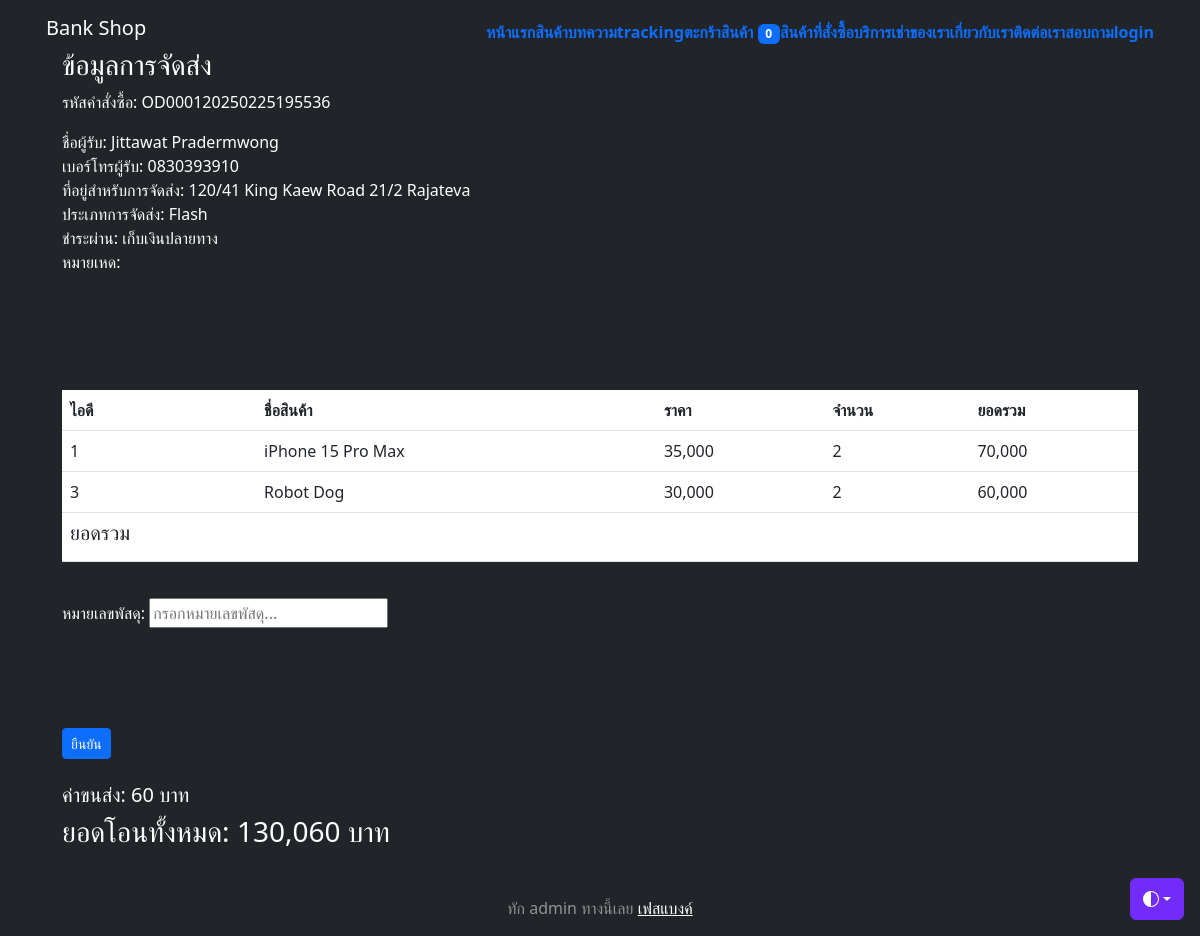
Screenshot of /update-tracking/OD000120250225195536/ (signed in) with the database file from the repository.
### myapp/models.py (models this page shows, shortened)
class Profile(models.Model):
    user = models.OneToOneField(User,on_delete=models.CASCADE)
    photo = models.ImageField(upload_to='profile_photo',null=True,blank=True)
    usertype = models.CharField(max_length=100,default='member')
    interestin = models.CharField(max_length=100,null=True,blank=True)
    facebook = models.CharField(max_length=100,default='No Facebook')
    address = models.TextField(null=True,blank=True)
    tel = models.CharField(max_length=100,null=True,blank=True)
    cart_quantity = models.IntegerField(default=0, null=True, blank=True)

class CartOrder(models.Model):
    order_id = models.CharField(max_length=100)
    user = models.ForeignKey(User, on_delete=models.CASCADE)
    first_name = models.CharField(max_length=100, null=True, blank=True)
    last_name = models.CharField(max_length=100, null=True, blank=True)
    tel = models.CharField(max_length=14)
    email = models.CharField(max_length=50, null=True, blank=True)
    address = models.TextField()
    express = models.CharField(max_length=100)
    payment = models.CharField(max_length=100)
    other = models.TextField(null=True, blank=True)
    stamp = models.DateTimeField(auto_now_add=True, null=True, blank=True)
    paid = models.BooleanField(default=False)
    confirm = models.BooleanField(default=False)
    slip = models.ImageField(upload_to="cart-slip/", null=True, blank=True)
    slip_time = models.DateField(null=True, blank=True)
    bank_account = models.CharField(
        max_length=50,
        choices= [
            ('KBank', 'KBank'),
            ('SCB', 'SCB'),
            ('TTB', 'TTB'),
            ('KTB', 'KTB'),
            ('BBL', 'BBL'),
            ('BAY', 'BAY'),
            ('อื่น', 'อื่น')
        ],
        default='KBank'
    )
    payment_id = models.CharField(max_length=100, null=True, blank=True)
    tracking_number = models.CharField(max_length=100, null=True, blank=True)

class OrderProduct(models.Model):
    order_id = models.CharField(max_length=100, null=True, blank=True)
    product_id = models.CharField(max_length=100, null=True,blank=True)
    product_name = models.CharField(max_length=100, null=True, blank=True)
    price = models.IntegerField(null=True, blank=True)
    quantity = models.IntegerField(null=True, blank=True)
    total = models.IntegerField(null=True, blank=True)

### myapp/views.py (the view, shortened to what this page needs)
# urls.py: path('update-tracking/<str:order_id>/', CartOrderUpdateTracking , name='cart-order-update-tracking'),
def CartOrderUpdateTracking(request, order_id):
    try:
        if request.user.username != 'admin':
            return redirect('home')
    except:
        return render('all-product')
    print(request.user.username)
    cart_order = CartOrder.objects.get(order_id=order_id)
    order_product = OrderProduct.objects.filter(order_id=order_id)
    total = sum([o.total for o in order_product])
    cart_order.total = total
    count = sum([o.quantity for o in order_product])
    if cart_order.express == 'flash':
        shipping_cost = sum([20 if i == 0 else 10 for i in range(count)])
    elif cart_order.express == 'kerry':
        shipping_cost = sum([30 if i == 0 else 15 for i in range(count)])
    elif cart_order.express == 'j&t':
        shipping_cost = sum([20 if i == 0 else 9 for i in range(count)])
    elif cart_order.express == 'thailandpost':
        shipping_cost = sum([20 if i == 0 else 12 for i in range(count)])
    else:
        shipping_cost = sum([50 if i == 0 else 25 for i in range(count)])
    if cart_order.payment == "cod":
        shipping_cost += 10
    cart_order.shipping_cost = shipping_cost
    context = {'cart_order' : cart_order,'order_product' : order_product,
               'total' : total, 'count': count}
    return render(request, 'myapp/cart-order-update-traking.html', context)

### myapp/templates/myapp/cart-order-update-traking.html (shortened to what this page needs)
{% extends 'myapp/base.html' %}
{% load static %}
{% load humanize %}
{% block content %}
<div class="card-container text-start">
    <div class="text-color">
    <h3>ข้อมูลการจัดส่ง</h3>
    <p>รหัสคำสั่งซื้อ: {{ cart_order.order_id }}</p>
    <p>
      ชื่อผู้รับ: {{ cart_order.first_name }}  {{ cart_order.last_name }}<br />
      เบอร์โทรผู้รับ: {{ cart_order.tel }} <br />
      ที่อยู่สำหรับการจัดส่ง: {{ cart_order.address }}<br />
        {% if cart_order.express == "flash" %}
            ประเภทการจัดส่ง: Flash
        {% elif cart_order.express == "kerry" %}
            ประเภทการจัดส่ง: Kerry
        {% elif cart_order.express == "j&t" %}
            ประเภทการจัดส่ง: J&T
        {% elif cart_order.express == "thailandpost" %}
            ประเภทการจัดส่ง: Thailand Post
        {% else %}
            ประเภทการจัดส่ง: ขนส่งอื่นๆ
        {% endif %}
     <br />
        {% if cart_order.payment == "paynow" %}
            ชำระผ่าน: เก็บเงินต้นทาง
        {% elif cart_order.payment == "cod" %}
            ชำระผ่าน: เก็บเงินปลายทาง
        {% elif cart_order.payment == "transfer" %}
            ชำระผ่าน: โอนเงินเข้าบัญชีธนาคาร
        {% else %}
            ชำระผ่าน: ชำระผ่านช่องทางอื่นๆ
        {% endif %}
        <br>
        หมายเหด: {{ cart_order.other }}
    </p>
    </div>
    <div style="padding-top: 100px"></div>
    <table class="table">
        <tr>
          <th>ไอดี</th>
          <th>ชื่อสินค้า</th>
          <th>ราคา</th>
          <th>จำนวน</th>
          <th>ยอดรวม</th>
        </tr>
        {% for op in order_product %}
        <tr>
          <td>{{op.product_id}}</td>
          <td>{{op.product_name}}</td>
          <td>{{op.price | intcomma}}</td>
          <td>{{op.quantity | intcomma}}</td>
          <td>{{op.total | intcomma}}</td>
        </tr>
        {% endfor %}
        <tr>
          <td><h5>ยอดรวม</h5></td>
          <td></td>
          <td></td>
          <td><h5></h5></td>
          <td><h5></h5></td>
        </tr>
    </table>
    <div style="padding: 10px"></div>
    <div class="text-color-black">
      <form method="POST">
        <div class="form-group">
        <form action="/action_page.php">
          <label for="tracking_number">หมายเลขพัสดุ:</label>
          <input
            type="text"
            id="tracking_number"
            placeholder="กรอกหมายเลขพัสดุ..."
            name="tracking_number"
          />
        </div>
        <div style="padding-top: 100px"></div>
        <button type="submit" class="btn btn-primary btn-sm">ยืนยัน</button>
      </form>
      <br>
      <div class="text-color">
        <h5>ค่าขนส่ง: {{ cart_order.shipping_cost | intcomma}} บาท</h5>
        <h3>ยอดโอนทั้งหมด: {{ total | add:cart_order.shipping_cost | intcomma }} บาท</h3>
      </div>
    </div>
    <div style="padding: 20px"></div>
</div>
{% endblock content %}

### myapp/templates/myapp/base.html (shortened to what this page needs)
<!doctype html>
<html lang="en" class="h-100" data-bs-theme="auto">
  <head><script src="https://getbootstrap.com/docs/5.3/assets/js/color-modes.js"></script>
    <link rel="stylesheet" href="https://cdn.jsdelivr.net/npm/@docsearch/css@3">
<link href="https://getbootstrap.com/docs/5.3/dist/css/bootstrap.min.css" rel="stylesheet">
    <link href="https://getbootstrap.com/docs/5.3/examples/cover/cover.css" rel="stylesheet">
  </head>
  <body class="d-flex h-100 text-center text-bg-dark">
    <div class="dropdown position-fixed bottom-0 end-0 mb-3 me-3 bd-mode-toggle">
      <button class="btn btn-bd-primary py-2 dropdown-toggle d-flex align-items-center"
              id="bd-theme"
              type="button"
              aria-expanded="false"
              data-bs-toggle="dropdown"
              aria-label="Toggle theme (auto)">
        <svg class="bi my-1 theme-icon-active" width="1em" height="1em"><use href="#circle-half"></use></svg>
      </button>
    </div>
<div class="container d-flex w-100 h-100 p-3 mx-auto flex-column">
  <header class="mb-auto">
    <div>
      <h5 class="float-md-start mb-0">Bank Shop</h5>
      <nav class="nav nav-masthead justify-content-center float-md-end">
        {% block menubar %}
        <a class="nav-link fw-bold py-1 px-0" aria-current="page" href="{% url 'home' %}">หน้าแรก</a>
        <a class="nav-link fw-bold py-1 px-0" href="{% url 'all-product' %}">สินค้า</a>
        <a class="nav-link fw-bold py-1 px-0" href="{% url 'post' %}">บทความ</a>
        <a class="nav-link fw-bold py-1 px-0" href="{% url 'tracking' %}">tracking</a>
        {% if user.is_authenticated and user.profile.usertype in 'member,vip' %}
        <a class="nav-link fw-bold py-1 px-0" href="{% url 'my-cart' %}">ตะกร้าสินค้า <span class="badge bg-primary"><font color="white">{{ user.profile.cart_quantity }}</font></span></a>
        <a class="nav-link fw-bold py-1 px-0" href="{% url 'cart-order-product' %}">สินค้าที่สั่งซื้อ </a>
        <a class="nav-link fw-bold py-1 px-0" href="{% url 'all-machines-page' %}">บริการเช่าของเรา </a>
        {% endif %}
        <a class="nav-link fw-bold py-1 px-0" href="{% url 'about-us' %}">เกี่ยวกับเรา</a>
        <a class="nav-link fw-bold py-1 px-0" href="{% url 'contact' %}">ติดต่อเรา</a>
        <a class="nav-link fw-bold py-1 px-0" href="{% url 'ask' %}">สอบถาม</a>
        <a class="nav-link fw-bold py-1 px-0" href="{% url 'login' %}">login</a>
        {% endblock menubar %}
      </nav>
    </div>
  </header>
  <main class="px-3">
    {% block content %}{% endblock content %}
  </main>
  <footer class="mt-auto text-white-50">
    <p>ทัก admin ทางนี้เลย <a href="https://facebook.com/bank.jittawat" class="text-white">เฟสแบงค์</a></p>
  </footer>
</div>
    </body>
</html>

### myapp/templates/myapp/base.html (style rules this page uses)
.bi { vertical-align: -.125em; fill: currentColor; }
.btn-bd-primary { --bd-violet-bg: #712cf9; --bd-violet-rgb: 112.520718, 44.062154, 249.437846; --bs-btn-font-weight: 600; --bs-btn-color: var(--bs-white); --bs-btn-bg: var(--bd-violet-bg); --bs-btn-border-color: var(--bd-violet-bg); --bs-btn-hover-color: var(--bs-white); --bs-btn-hover-bg: #6528e0; --bs-btn-hover-border-color: #6528e0; --bs-btn-focus-shadow-rgb: var(--bd-violet-rgb); --bs-btn-active-color: var(--bs-btn-hover-color); --bs-btn-active-bg: #5a23c8; --bs-btn-active-border-color: #5a23c8; }
.bd-mode-toggle { z-index: 1500; }

### rows the page displays
CartOrder: order_id "OD000120250225195536", first_name "Jittawat", last_name "Pradermwong", tel "0830393910", address "120/41 King Kaew Road 21/2 Rajateva", shipping_cost "60", shipping_cost "130,060"
OrderProduct: product_id "1", product_name "iPhone 15 Pro Max", price "35,000", quantity "2", total "70,000"
OrderProduct: product_id "3", product_name "Robot Dog", price "30,000", quantity "2", total "60,000"

### other values shown
{{ user.profile.cart_quantity }} "0"
